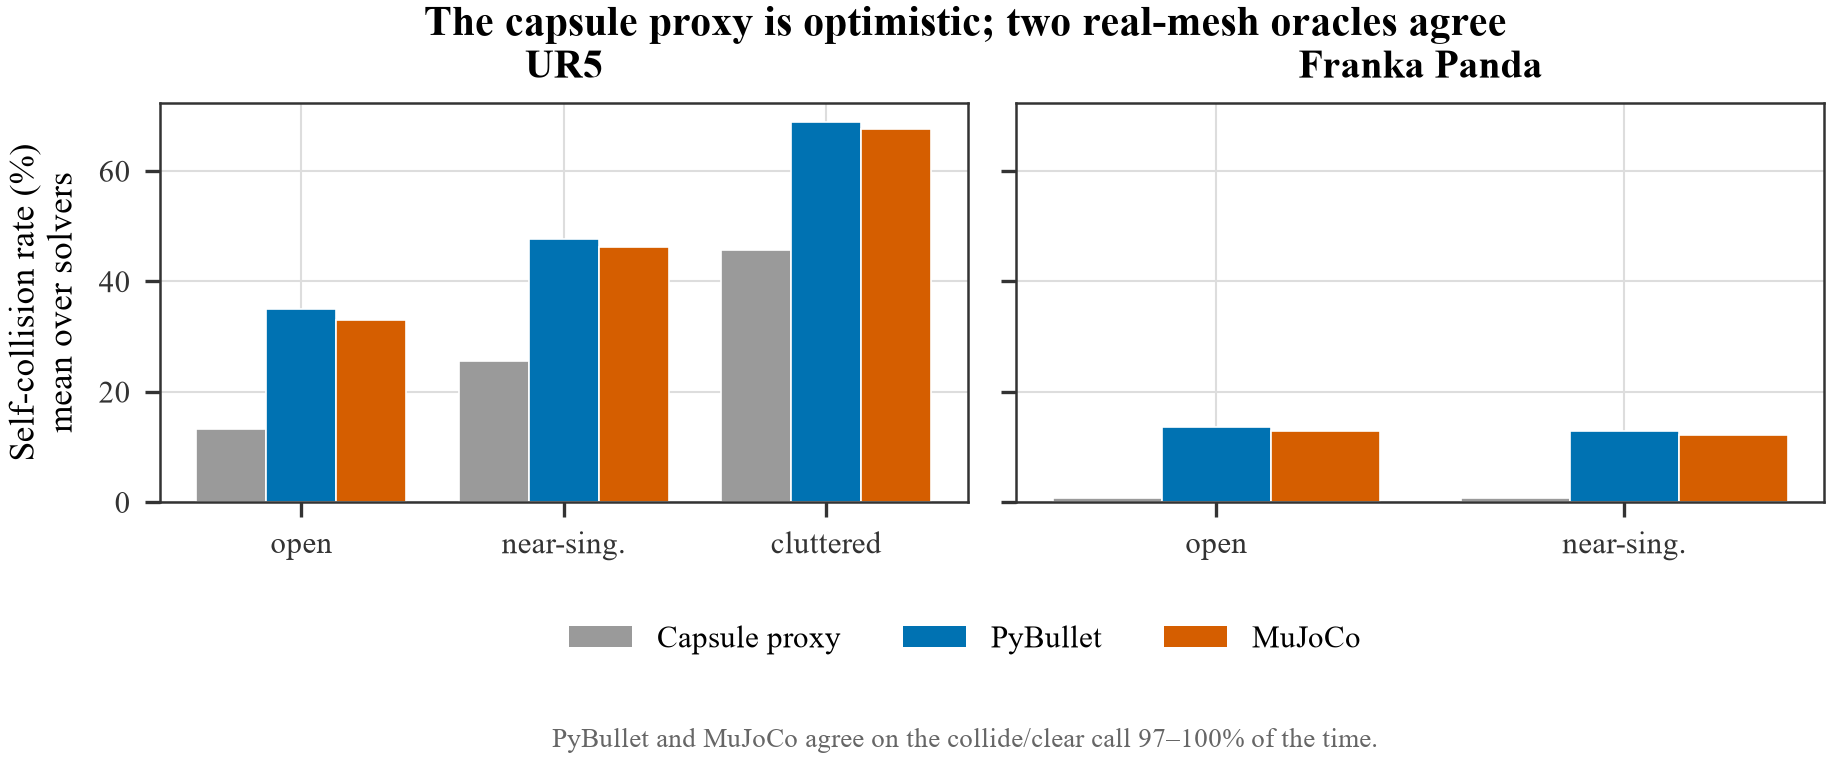

This chart was generated by the following Python code:
"""F6 -- "solve once, score three ways": the capsule proxy is systematically
optimistic, and the two independent real-mesh oracles agree.

Per (arm, scenario) it plots three collision rates side by side -- the capsule
proxy the solvers optimise against, PyBullet, and MuJoCo -- all scoring the SAME
final configurations. The proxy sits well below both engines (real meshes collide
more), while PyBullet and MuJoCo track each other. This is why the paper reports
collision only as a solver *ranking*, never as an absolute rate, and why it shrank
its own proxy-based magnitude claim.

Averaged over all solvers in each cell (so it measures the proxy, not one solver).
Source: master CSV (needs our_collision_pct + pb_collision_pct + mj_collision_pct).
Run:    python fig_validation.py [--csv path/to/master_full.csv]
"""
from __future__ import annotations

import argparse
import os
import sys
from statistics import fmean

sys.path.insert(0, os.path.dirname(os.path.abspath(__file__)))
import _style as S

import matplotlib.pyplot as plt
import numpy as np
from matplotlib.patches import Patch

ENGINES = [("our_collision_pct", "Capsule proxy", "#9A9A9A"),
           ("pb_collision_pct",  "PyBullet",      "#0072B2"),
           ("mj_collision_pct",  "MuJoCo",        "#D55E00")]


def _mean(rows, robot, scen, field):
    vals = [r[field] for r in rows
            if r["robot"] == robot and r["scenario"] == scen
            and field in r and r[field] == r[field]]        # drop NaN
    return fmean(vals) if vals else float("nan")


def panel(ax, rows, robot):
    scen = [s for s in S.SCENARIOS if any(r["robot"] == robot and r["scenario"] == s
                                          for r in rows)]
    x = np.arange(len(scen))
    w = 0.8 / len(ENGINES)
    for i, (field, _lab, col) in enumerate(ENGINES):
        vals = [_mean(rows, robot, sc, field) for sc in scen]
        ax.bar(x + (i - (len(ENGINES) - 1) / 2) * w, vals, w,
               color=col, edgecolor="white", linewidth=0.4, zorder=2)
    ax.set_xticks(x)
    ax.set_xticklabels([S.SCEN_LABEL[s] for s in scen])
    ax.set_title({"ur5": "UR5", "franka_panda": "Franka Panda"}.get(robot, robot))


def main():
    ap = argparse.ArgumentParser()
    ap.add_argument("--csv", default=str(S.DEFAULT_MASTER_CSV))
    args = ap.parse_args()

    S.use_paper_style()
    rows = S.load_rows(args.csv)
    arms = [a for a in ("ur5", "franka_panda")
            if any(r["robot"] == a and r.get("pb_collision_pct") == r.get("pb_collision_pct")
                   for r in rows)]

    fig, axes = plt.subplots(1, len(arms), figsize=(S.WIDE, S.WIDE * 0.30),
                             sharey=True)
    if len(arms) == 1:
        axes = [axes]
    for ax, arm in zip(axes, arms):
        panel(ax, rows, arm)
    axes[0].set_ylabel("Self-collision rate (%)\nmean over solvers")

    handles = [Patch(facecolor=c, label=l) for _f, l, c in ENGINES]
    fig.legend(handles=handles, ncol=3, loc="lower center", bbox_to_anchor=(0.5, -0.02))
    fig.suptitle("The capsule proxy is optimistic; two real-mesh oracles agree",
                 fontsize=10, fontweight="bold", y=1.03)

    # PyBullet<->MuJoCo collide/clear agreement, as a footnote (range over cells).
    agree = [r["pb_mj_collision_agree_pct"] for r in rows
             if r.get("pb_mj_collision_agree_pct") == r.get("pb_mj_collision_agree_pct")
             and r["robot"] in arms]
    if agree:
        fig.text(0.5, -0.12,
                 f"PyBullet and MuJoCo agree on the collide/clear call "
                 f"{min(agree):.0f}–{max(agree):.0f}% of the time.",
                 ha="center", fontsize=6.4, color="#666")
    fig.subplots_adjust(bottom=0.26, wspace=0.06)

    S.save(fig, "fig_validation")


if __name__ == "__main__":
    main()
